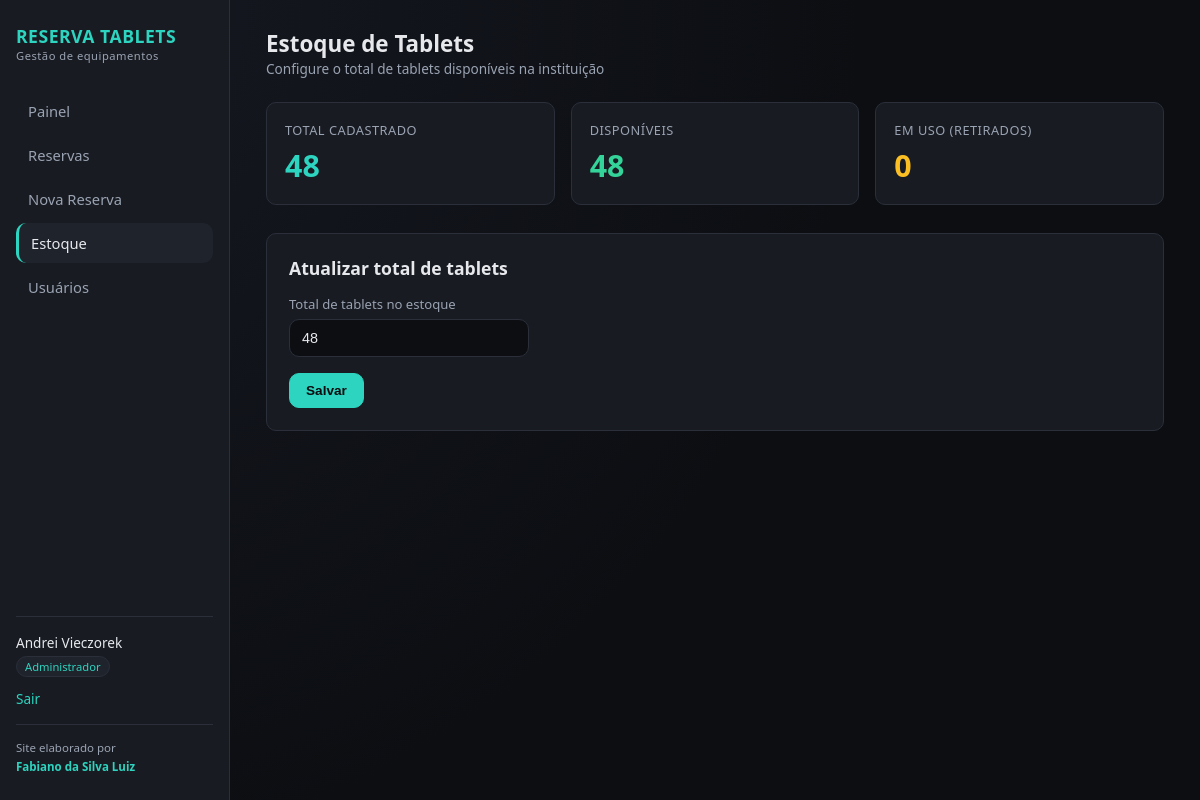
Page /estoque (signed in) on the committed database.
### app.py (models this page shows, shortened)
class User(UserMixin, db.Model):
    __tablename__ = "users"
    id = db.Column(db.Integer, primary_key=True)
    nome = db.Column(db.String(120), nullable=False)
    username = db.Column(db.String(80), unique=True, nullable=False)
    senha_hash = db.Column(db.String(255), nullable=False)
    role = db.Column(db.String(20), nullable=False, default="professor")
    ativo = db.Column(db.Boolean, default=True)
    criado_em = db.Column(db.DateTime, default=datetime.utcnow)
    reservas = db.relationship("Reserva", backref="professor", lazy=True)
    @property
    def label_role(self):
        return ROLE_LABELS.get(self.role, self.role)

class Estoque(db.Model):
    __tablename__ = "estoque"
    id = db.Column(db.Integer, primary_key=True)
    total_tablets = db.Column(db.Integer, nullable=False, default=70)
    atualizado_em = db.Column(db.DateTime, default=datetime.utcnow, onupdate=datetime.utcnow)
    @staticmethod
    def get():
        e = Estoque.query.first()
        if not e:
            e = Estoque(total_tablets=70)
            db.session.add(e)
            db.session.commit()
        return e

### app.py (the view, shortened to what this page needs)
@app.route("/estoque", methods=["GET", "POST"])
@login_required
@roles_required("chefe_geral", "admin")
def estoque_view():
    estoque = Estoque.get()
    em_uso = tablets_em_uso()
    disponiveis = estoque.total_tablets - em_uso
    return render_template("estoque.html", estoque=estoque, em_uso=em_uso, disponiveis=disponiveis)

### app.py (called while the page is built)
@login_manager.user_loader
def load_user(user_id):
    return User.query.get(int(user_id))

def roles_required(*roles):
    def decorator(f):
        @wraps(f)
        def wrapped(*args, **kwargs):
            if not current_user.is_authenticated:
                return login_manager.unauthorized()
            if current_user.role not in roles:
                flash("Você não tem permissão para acessar essa página.", "danger")
                return redirect(url_for("dashboard"))
            return f(*args, **kwargs)
        return wrapped
    return decorator

def tablets_em_uso():
    total = db.session.query(db.func.coalesce(db.func.sum(Reserva.quantidade_solicitada), 0)).filter(
        Reserva.status == "retirado"
    ).scalar()
    return total or 0

### templates/estoque.html (shortened to what this page needs)
{% extends "base.html" %}
{% block content %}
<div class="topbar">
  <div>
    <h1>Estoque de Tablets</h1>
    <div class="subtitle">Configure o total de tablets disponíveis na instituição</div>
  </div>
</div>
<div class="cards">
  <div class="card accent">
    <div class="label">Total cadastrado</div>
    <div class="value">{{ estoque.total_tablets }}</div>
  </div>
  <div class="card success">
    <div class="label">Disponíveis</div>
    <div class="value">{{ disponiveis }}</div>
  </div>
  <div class="card warning">
    <div class="label">Em uso (retirados)</div>
    <div class="value">{{ em_uso }}</div>
  </div>
</div>
<div class="panel">
  <h2>Atualizar total de tablets</h2>
  <form method="POST">
    <div class="form-group" style="max-width:240px;">
      <label>Total de tablets no estoque</label>
      <input type="number" name="total_tablets" min="0" value="{{ estoque.total_tablets }}" required>
    </div>
    <button type="submit" class="btn btn-primary">Salvar</button>
  </form>
</div>
{% endblock %}

### templates/base.html (shortened to what this page needs)
<!DOCTYPE html>
<html lang="pt-br">
<head>
  <link rel="stylesheet" href="{{ url_for('static', filename='css/style.css') }}">
</head>
<body>
  {% if current_user.is_authenticated %}
  <div class="layout">
    <aside class="sidebar">
      <div class="brand">RESERVA TABLETS<small>Gestão de equipamentos</small></div>
      <nav>
        <a href="{{ url_for('dashboard') }}" class="{% if request.endpoint == 'dashboard' %}active{% endif %}">Painel</a>
        <a href="{{ url_for('listar_reservas') }}" class="{% if request.endpoint == 'listar_reservas' %}active{% endif %}">Reservas</a>
        <a href="{{ url_for('nova_reserva') }}" class="{% if request.endpoint == 'nova_reserva' %}active{% endif %}">Nova Reserva</a>
        {% if current_user.role in ['chefe_geral', 'admin'] %}
        <a href="{{ url_for('estoque_view') }}" class="{% if request.endpoint == 'estoque_view' %}active{% endif %}">Estoque</a>
        <a href="{{ url_for('listar_usuarios') }}" class="{% if request.endpoint in ['listar_usuarios','novo_usuario'] %}active{% endif %}">Usuários</a>
        {% endif %}
      </nav>
      <div class="user-box">
        <div>{{ current_user.nome }}</div>
        <span class="role-badge">{{ current_user.label_role }}</span>
        <div style="margin-top:12px;">
          <a href="{{ url_for('logout') }}">Sair</a>
        </div>
      </div>
      <div class="sidebar-footer">Site elaborado por<br><strong>Fabiano da Silva Luiz</strong></div>
    </aside>
    <main class="main">
      {% block content %}{% endblock %}
    </main>
  </div>
  {% endif %}
</body>
</html>

### static/css/style.css (style rules this page uses)
:root { --bg: #0f1115; --bg-card: #181b22; --bg-card-alt: #1f232c; --border: #2a2f3a; --text: #e6e8ec; --text-muted: #9aa3b2; --accent: #2dd4bf; --accent-dark: #14b8a6; --danger: #f87171; --warning: #fbbf24; --success: #34d399; --info: #60a5fa; --radius: 10px; }
* { box-sizing: border-box; }
body { margin: 0; font-family: "Segoe UI", Arial, sans-serif; background: radial-gradient(circle at top left, #161922 0%, #0c0e12 60%); color: var(--text); min-height: 100vh; }
a { color: var(--accent); text-decoration: none; }
.layout { display: flex; min-height: 100vh; }
.sidebar { width: 230px; background: var(--bg-card); border-right: 1px solid var(--border); padding: 24px 16px; display: flex; flex-direction: column; }
.sidebar .brand { font-size: 1.1rem; font-weight: 700; letter-spacing: 0.5px; color: var(--accent); margin-bottom: 4px; }
.sidebar .brand small { display: block; color: var(--text-muted); font-weight: 400; font-size: 0.7rem; }
.sidebar nav { margin-top: 24px; flex: 1; }
.sidebar nav a { display: block; padding: 10px 12px; border-radius: var(--radius); color: var(--text-muted); font-size: 0.92rem; margin-bottom: 4px; }
.sidebar nav a:hover, .sidebar nav a.active { background: var(--bg-card-alt); color: var(--text); border-left: 3px solid var(--accent); }
.sidebar .user-box { border-top: 1px solid var(--border); padding-top: 16px; font-size: 0.85rem; }
.sidebar .user-box .role-badge { display: inline-block; margin-top: 4px; padding: 2px 8px; font-size: 0.7rem; border-radius: 999px; background: var(--bg-card-alt); color: var(--accent); border: 1px solid var(--border); }
.main { flex: 1; padding: 28px 36px; }
.topbar { display: flex; justify-content: space-between; align-items: center; margin-bottom: 24px; }
.topbar h1 { font-size: 1.4rem; margin: 0; }
.topbar .subtitle { color: var(--text-muted); font-size: 0.85rem; }
.cards { display: grid; grid-template-columns: repeat(auto-fit, minmax(180px, 1fr)); gap: 16px; margin-bottom: 28px; }
.card { background: var(--bg-card); border: 1px solid var(--border); border-radius: var(--radius); padding: 18px; }
.card .label { color: var(--text-muted); font-size: 0.8rem; text-transform: uppercase; letter-spacing: 0.5px; }
.card .value { font-size: 1.9rem; font-weight: 700; margin-top: 6px; }
.card.accent .value { color: var(--accent); }
.card.success .value { color: var(--success); }
.card.warning .value { color: var(--warning); }
.panel { background: var(--bg-card); border: 1px solid var(--border); border-radius: var(--radius); padding: 22px; margin-bottom: 24px; }
.panel h2 { margin-top: 0; font-size: 1.1rem; }
.btn { display: inline-block; padding: 9px 16px; border-radius: var(--radius); border: 1px solid var(--border); background: var(--bg-card-alt); color: var(--text); cursor: pointer; font-size: 0.85rem; font-weight: 600; }
.btn-primary { background: var(--accent); color: #0a0c0f; border-color: var(--accent); }
.form-group { margin-bottom: 16px; }
.form-group label { display: block; margin-bottom: 6px; font-size: 0.82rem; color: var(--text-muted); }
.form-group input, .form-group select, .form-group textarea { width: 100%; padding: 10px 12px; border-radius: var(--radius); border: 1px solid var(--border); background: #0c0e12; color: var(--text); font-size: 0.9rem; }
.sidebar-footer { margin-top: 16px; padding-top: 14px; border-top: 1px solid var(--border); font-size: 0.72rem; color: var(--text-muted); line-height: 1.6; }
.sidebar-footer strong { color: var(--accent); font-weight: 600; }

### rows in the picture
User: nome "Andrei Vieczorek", label_role "Administrador"
Estoque: total_tablets "48"

### other values in the picture
{{ disponiveis }} "48"
{{ em_uso }} "0"
